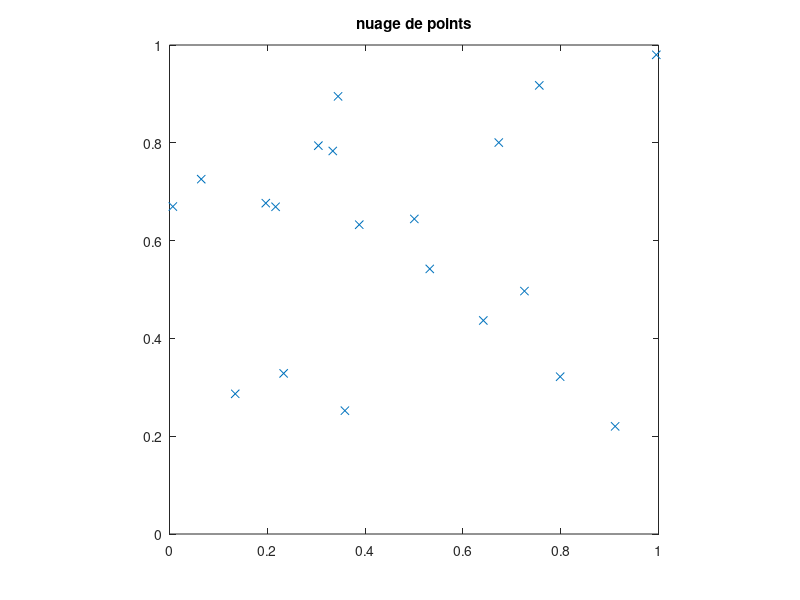

Here is the MATLAB script that generated this plot: (Note: this script raises an error after producing the figure.)
%% Algorithme naif pour trouver le plus petit cercle englobant en utilisant 3 points
close all;clear ;clc;
%% Un nuage de points aléatoire dans le carré [0,1]²
n = 20;
points = rand(2,n);
%% Affichage du nuage
figure;
plot(points(1,:), points(2,:), 'x');
axis square; axis equal;
title("nuage de points");
axis([0 1 0 1]); hold on;
%%
nb_triplets = nchoosek(n,3);
rayon_cercle = inf;
centre_cercle = zeros(1,2);
for i = 1:n
    for j = 1:n
        if i~=j
            for k = 1:n
                if (k~=i && k~=j)
                    xa = points(1,i);
                    ya = points(2,i);
                    xb = points(1,j);
                    yb = points(2,j);
                    xc = points(1,k);
                    yc = points(2,k);
                    [centre_x, centre_y, rayon] = cercle_circonscrit_triangle(xa, ya, xb, yb, xc, yc);
                    % check if all points are in cercle
                    for q = 1:n
                        if (q~=i && q~=j && q~=k)
                            check = inCercle(rayon, centre_x, centre_y, points(1,q), points(2,q));
                            if (check == 0)
                                break;
                            end
                        end
                    end

                    if (q == n && check == 1)
                        if (rayon <= rayon_cercle)
                            rayon_cercle = rayon;
                            centre_cercle = [centre_x centre_y];
                        end
                    end

                end
            end
        end
    end
end

    pos = [centre_cercle - rayon_cercle 2 * rayon_cercle 2 * rayon_cercle];
    rectangle('Position',pos,'Curvature',[1 1]);
    axis equal;